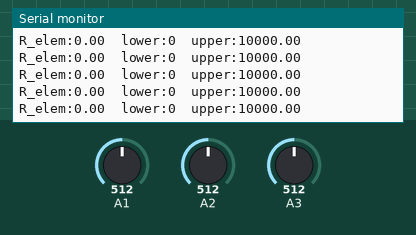
Simulated run of this sketch. Board: Arduino Uno, built with avr-gcc and run on an emulated ATmega328P. Parts: the last lines printed to the serial monitor. The inputs (shaded band) are chosen by the test bench; at power-on: A2 = 512, A1 = 512, A3 = 512.

Above: at 1.2 s.
1.3 s: A2 set to 551
At 1.45 s:
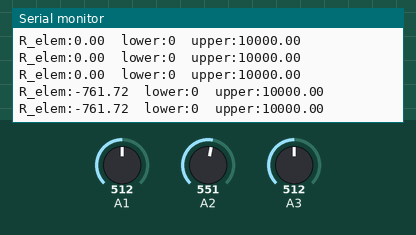
2.8 s: A2 set to 576
At 2.83 s:
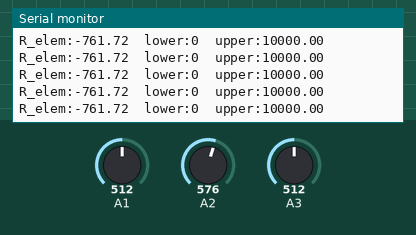
5.8 s: A1 set to 69
At 5.82 s:
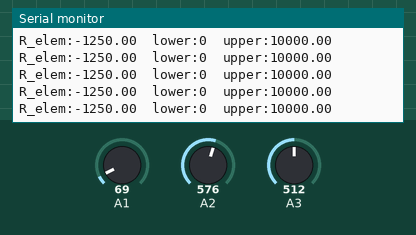
8.8 s: A1 set to 57
At 8.82 s:
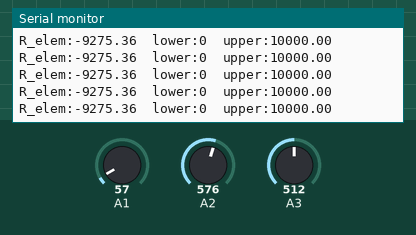
11.8 s: A3 set to 535
At 11.8 s:
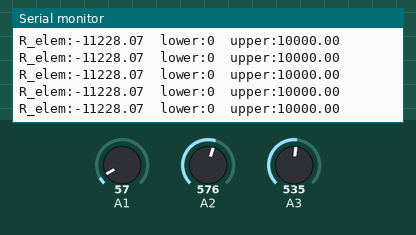
Timing chart, 0 to 14.8 s (numbered marks = the images above; inputs shaded):
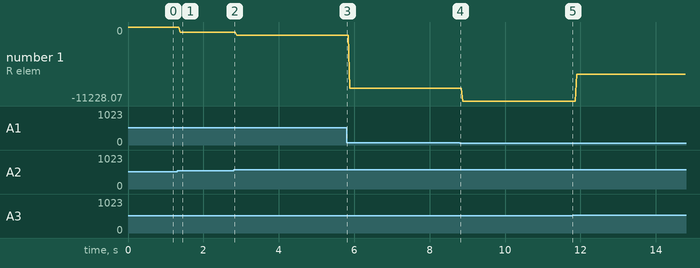

The sketch:

sing_for_Real_Time_Data_Logging_Using_Arduino_Serial_Plotter.ino
```cpp
float R_series = 10e3;  // Known value of resistor in series with 4-terminal sensor.

float V_1;
float V_2;
float V_3;

float I;
float V_elem;
float R_elem;

void setup()
{
    Serial.begin(9600);   // Open communication with a computer via USB or with another device via UART.
}
void loop()
{
    V_1 = analogRead(1);  // Measured voltage across series resistor.
    V_2 = analogRead(2);  // Measured voltage looking into the 4-terminal sensor at terminal `T2`.
    V_3 = analogRead(3);  // Measured voltage looking into the 4-terminal sensor at terminal `T3`.

    I = V_1 / R_series;   // Calculated current through both series resistor and 4-terminal sensor.
    V_elem = V_3 - V_2;   // Calculated voltage across sensing element.
    R_elem = V_elem / I;  // Calculated resistance of sensing element.

    Serial.print("R_elem:");
    Serial.print(R_elem);
    Serial.print("\t");

    Serial.print("lower:");
    Serial.print(0);
    Serial.print("\t");

    Serial.print("upper:");
    Serial.print(10e3);
    Serial.print("\r\n");
}
```

Measured:
- after the input at 1.3 s, the serial monitor: prints a new line after 0.09 s (image 1)
- plotted number 1: 0 → -761.72 after the input at 1.3 s, -761.72 → -1250 after the input at 2.8 s, -1250 → -9275.36 after the input at 5.8 s, -9275.36 → -11228.07 after the input at 8.8 s, -11228.07 → -7192.98 after the input at 11.8 s
